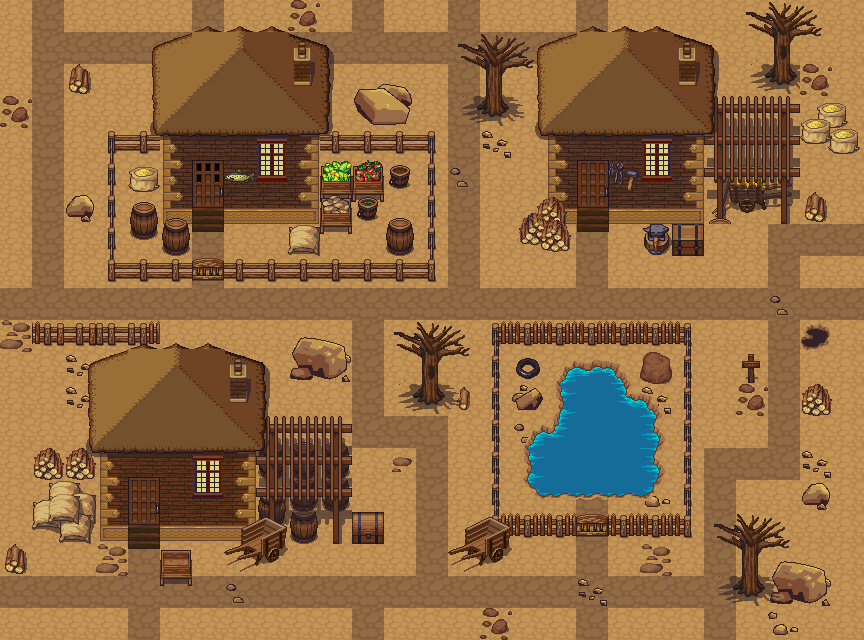

Below is a game level as drawn by its tile map, then a one-line description and the .tmx that defines it (tile-layer data replaced by summaries):
An orthogonal 27x20 tile map with 32x32 px tiles, 22 tile layers (ground, Trail, wall, roof, ...), 5 tilesets.

<map version="1.10" tiledversion="1.10.0" orientation="orthogonal" renderorder="right-down" width="27" height="20" tilewidth="32" tileheight="32" infinite="0" nextlayerid="26" nextobjectid="1">
 <tileset firstgid="1" source="tileset4.tsx" />
 <tileset firstgid="1025" source="tileset1.tsx" />
 <tileset firstgid="2049" source="kurad.tsx" />
 <tileset firstgid="2305" source="tileset3.tsx" />
 <tileset firstgid="3329" source="tileset6.tsx" />
 <layer id="1" name="ground" width="27" height="20">
  <data>[540 cells, 540 non-empty, 1 distinct tile ids]</data>
 </layer>
 <layer id="2" name="Trail" width="27" height="20">
  <data>[540 cells, 142 non-empty, 18 distinct tile ids]</data>
 </layer>
 <group id="3" name="House">
  <layer id="4" name="wall" width="27" height="20" offsetx="1.33333" offsety="4.26326e-14">
   <data>[540 cells, 20 non-empty, 9 distinct tile ids]</data>
  </layer>
  <layer id="5" name="roof" width="27" height="20">
   <data>[540 cells, 31 non-empty, 20 distinct tile ids]</data>
  </layer>
  <layer id="6" name="decorations" width="27" height="20">
   <data>[540 cells, 4 non-empty, 4 distinct tile ids]</data>
  </layer>
  <layer id="7" name="Step" width="27" height="20">
   <data>[540 cells, 2 non-empty, 2 distinct tile ids]</data>
  </layer>
  <layer id="8" name="chimney" width="27" height="20">
   <data>[540 cells, 2 non-empty, 2 distinct tile ids]</data>
  </layer>
 </group>
 <layer id="9" name="carrige" width="27" height="20">
  <data>[540 cells, 19 non-empty, 11 distinct tile ids]</data>
 </layer>
 <layer id="10" name="woodTHINGY" width="27" height="20">
  <data>[540 cells, 24 non-empty, 12 distinct tile ids]</data>
 </layer>
 <group id="11" name="Copy of House" offsetx="385.333" offsety="0">
  <layer id="12" name="wall" width="27" height="20" offsetx="1.33333" offsety="4.26326e-14">
   <data>[540 cells, 20 non-empty, 9 distinct tile ids]</data>
  </layer>
  <layer id="13" name="roof" width="27" height="20">
   <data>[540 cells, 31 non-empty, 20 distinct tile ids]</data>
  </layer>
  <layer id="14" name="decorations" width="27" height="20">
   <data>[540 cells, 4 non-empty, 4 distinct tile ids]</data>
  </layer>
  <layer id="15" name="Step" width="27" height="20">
   <data>[540 cells, 2 non-empty, 2 distinct tile ids]</data>
  </layer>
  <layer id="16" name="chimney" width="27" height="20">
   <data>[540 cells, 2 non-empty, 2 distinct tile ids]</data>
  </layer>
 </group>
 <group id="17" name="Copy of Copy of House" offsetx="-64" offsety="317.333">
  <layer id="18" name="wall" width="27" height="20" offsetx="1.33333" offsety="4.26326e-14">
   <data>[540 cells, 20 non-empty, 9 distinct tile ids]</data>
  </layer>
  <layer id="19" name="roof" width="27" height="20">
   <data>[540 cells, 31 non-empty, 20 distinct tile ids]</data>
  </layer>
  <layer id="20" name="decorations" width="27" height="20">
   <data>[540 cells, 4 non-empty, 4 distinct tile ids]</data>
  </layer>
  <layer id="21" name="Step" width="27" height="20">
   <data>[540 cells, 2 non-empty, 2 distinct tile ids]</data>
  </layer>
  <layer id="22" name="chimney" width="27" height="20">
   <data>[540 cells, 2 non-empty, 2 distinct tile ids]</data>
  </layer>
 </group>
 <layer id="23" name="Copy of misc" width="27" height="20">
  <data>[540 cells, 32 non-empty, 31 distinct tile ids]</data>
 </layer>
 <layer id="24" name="misc" width="27" height="20">
  <data>[540 cells, 120 non-empty, 61 distinct tile ids]</data>
 </layer>
 <layer id="25" name="water" width="27" height="20">
  <data>[540 cells, 26 non-empty, 15 distinct tile ids]</data>
 </layer>
</map>
